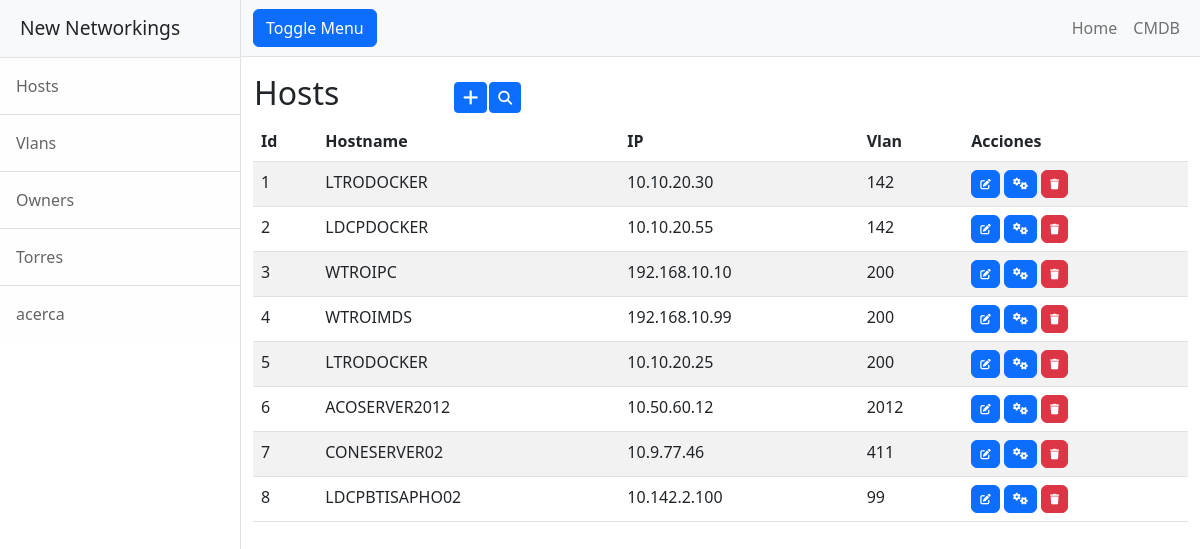
/hosts/, run on an earlier commit of the app's database.
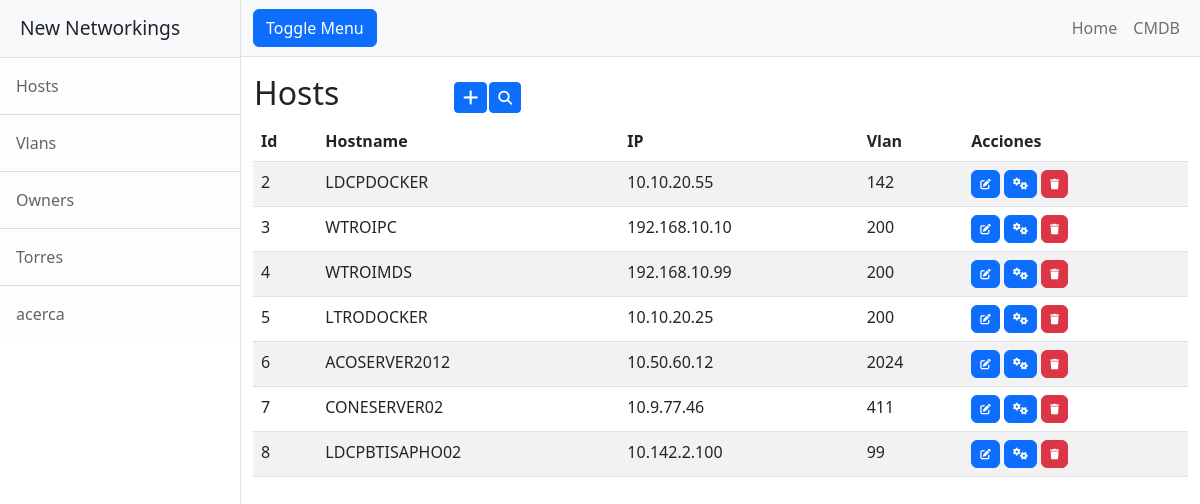
And on a later commit of the database.
### entidades/models.py (models this page shows)
class Hosts(models.Model):
    host_name = models.CharField(max_length=50)
    host_ip = models.CharField(max_length=18)
    host_vlan = models.IntegerField()

### entidades/views.py (the view)
# urls.py: path('hosts/', hosts, name="hosts"),
def hosts(request):
     contexto = {"hosts": Hosts.objects.all()}
     return render(request, "entidades/hosts.html", contexto)

### entidades/templates/entidades/hosts.html (shortened to what this page needs)
{% extends "entidades/index.html" %}
{% block contenido %}
<table>
    <tr>
        <td width="200"><h2>Hosts</h2></td>
        <td>
            <a
            href="{% url 'hostsForm' %}"
            class="btn btn-primary btn-sm"
            >
            </a>
        </td>
        <td>
            <a
            href="{% url 'buscarHosts' %}"
            class="btn btn-primary btn-sm"
            ><i class="fa-solid fa-magnifying-glass" title="Buscar"></i>
            </a>
        </td>
    </tr>
</table>
<table class="table table-striped">
    <thead>
        <tr>
            <th>Id</th>
            <th>Hostname</th>
            <th>IP</th>
            <th>Vlan</th>
            <th>Acciones</th>
        </tr>
    </thead>
    <tbody>
    {% for c in hosts  %}
        <tr>
            <td>{{ c.id }}</td>
            <td>{{ c.host_name }}</td>
            <td>{{ c.host_ip }}</td>
            <td>{{ c.host_vlan }}</td>
            <td>
                <a
                  href="{% url 'hostsUpdate' c.id %}"
                  class="btn btn-primary"
                  style="--bs-btn-padding-y: .25rem; --bs-btn-padding-x: .5rem; --bs-btn-font-size: .75rem;"
                  >
                </a>
                <a
                href=""
                class="btn btn-primary"
                style="--bs-btn-padding-y: .25rem; --bs-btn-padding-x: .5rem; --bs-btn-font-size: .75rem;"
                ><i class="fa-solid fa-gears" title="Check"></i>
              </a>
                <a
                  href="{% url 'hostsDelete' c.id %}"
                  class="btn btn-danger"
                  style="--bs-btn-padding-y: .25rem; --bs-btn-padding-x: .5rem; --bs-btn-font-size: .75rem;"
                  >
                </a>
            </td>
        </tr>
    {% endfor %}
    </tbody>
</table>
{% endblock contenido %}

### entidades/templates/entidades/index.html (shortened to what this page needs)
<!DOCTYPE html>
<html lang="en">
    <head>
        {% load static %}
        <link href="{% static 'css/styles.css' %}" rel="stylesheet" />
        <link rel="stylesheet" href="https://cdnjs.cloudflare.com/ajax/libs/font-awesome/6.4.0/css/all.min.css">
    </head>
    <body>
        <div class="d-flex" id="wrapper">
            <div class="border-end bg-white" id="sidebar-wrapper">
                <div class="sidebar-heading border-bottom bg-light">New Networkings</div>
                <div class="list-group list-group-flush">
                    <a class="list-group-item list-group-item-action list-group-item-light p-3" href="{% url 'hosts' %}">Hosts</a>
                    <a class="list-group-item list-group-item-action list-group-item-light p-3" href="{% url 'vlans' %}">Vlans</a>
                    <a class="list-group-item list-group-item-action list-group-item-light p-3" href="{% url 'owners' %}">Owners</a>
                    <a class="list-group-item list-group-item-action list-group-item-light p-3" href="{% url 'torresops' %}">Torres</a>
                    <a class="list-group-item list-group-item-action list-group-item-light p-3" href="{% url 'acerca' %}">acerca</a>
                </div>
            </div>
            <div id="page-content-wrapper">
                <nav class="navbar navbar-expand-lg navbar-light bg-light border-bottom">
                    <div class="container-fluid">
                        <button class="btn btn-primary" id="sidebarToggle">Toggle Menu</button>
                        <div class="collapse navbar-collapse" id="navbarSupportedContent">
                            <ul class="navbar-nav ms-auto mt-2 mt-lg-0">
                                <li class="nav-item active"><a class="nav-link" href="{% url 'home' %}">Home</a></li>
                                <li class="nav-item"><a class="nav-link" href="#!">CMDB</a></li>
                            </ul>
                        </div>
                    </div>
                </nav>
                <div class="container-fluid">
                    {% block contenido %}
                    {% endblock contenido %}
                </div>
            </div>
        </div>
    </body>
</html>

What changed in the data, as far as the page shows it:
removed Hosts: id "1", host_name "LTRODOCKER", host_ip "10.10.20.30", host_vlan "142"
changed Hosts "ACOSERVER2012": host_vlan "2012" → "2024"
